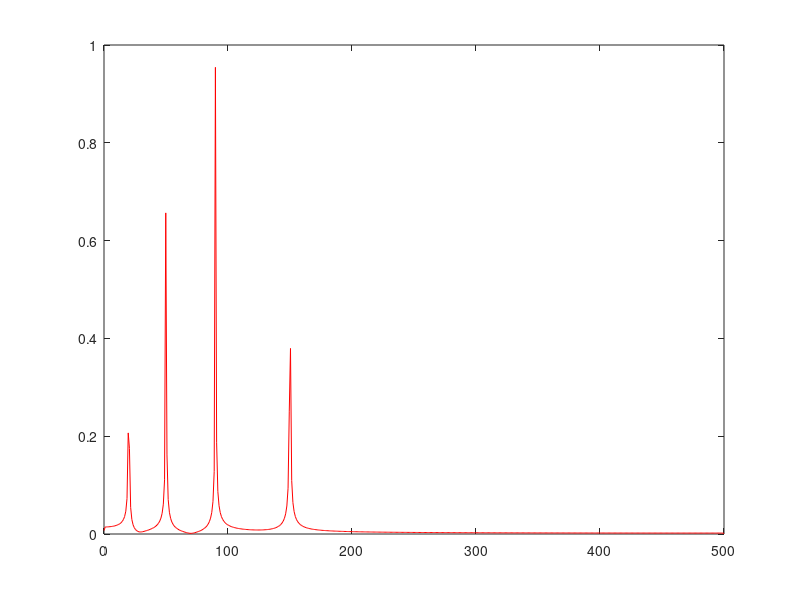

This figure's MATLAB source: (Note: this script raises an error after producing the figure.)
% test code for myFFT
% some lines are from fft examples in mathworks.cn

N = 1024;

Fs = 1000;                    % Sampling frequency
T = 1/Fs;                     % Sampling period
L = 1024;                     % Length of signal
t = (0:L-1)*T;                % Time vector

X = 0.7 * sin(2*pi*50*t) + 0.5 * sin(2*pi*150*t) + ...
    0.3 * sin(2*pi*20*t) + sin(2*pi*90*t);

% plot(1000*t(1:50),X(1:50));

Y1 = fft(X,N);

P2 = abs(Y1/L);
P1 = P2(1:L/2+1);
P1(2:end-1) = 2*P1(2:end-1);
f = Fs*(0:(L/2))/L;
plot(f,P1,'red');
hold on;


Y2 = myFFT(X,N);

P4 = abs(Y2/L);
P3 = P4(1:L/2+1);
P3(2:end-1) = 2*P3(2:end-1);
plot(f,P3,'blue');
hold on;


